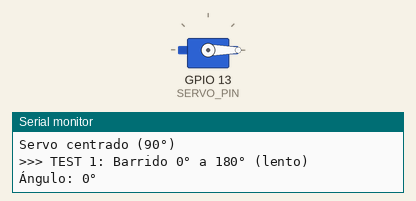
The sketch below on a simulated ESP32. Parts: servo, the last lines printed to the serial monitor.

Above: at 4.15 s.
At 20.5 s:
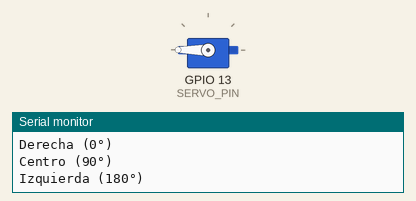
At 23.86 s:
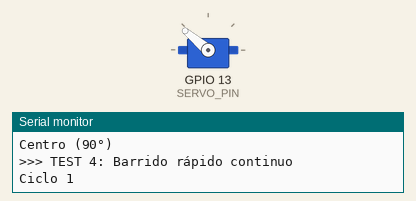
At 26.8 s:
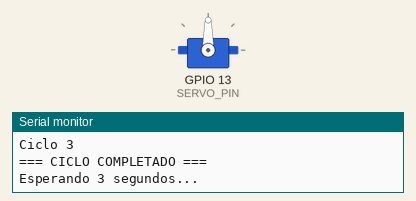
Timing chart, 0 to 40.0 s (numbered marks = the images above):
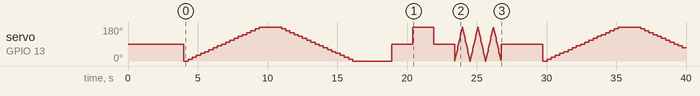

The sketch:

test_servo.ino
```cpp
/*
 * TEST 5: SERVOMOTOR
 * ==================
 * Prueba simple del servomotor (SG90 o similar)
 * Movimiento de 0° a 180° para el sensor ultrasónico
 *
 * CONEXIONES:
 * Servo Cable Naranja (Señal) -> GPIO 13
 * Servo Cable Rojo (VCC)      -> 5V
 * Servo Cable Marrón (GND)    -> GND
 *
 * NOTA IMPORTANTE:
 * - El servo puede consumir hasta 500mA
 * - Si el ESP32 se reinicia, usar fuente externa para el servo
 * - Conectar GND común entre ESP32 y fuente externa
 *
 * INSTRUCCIONES:
 * 1. Conectar servo según diagrama
 * 2. Subir código al ESP32
 * 3. Abrir Serial Monitor a 115200 baud
 * 4. Observar movimientos del servo
 */

#include <ESP32Servo.h>

// Pin del servo
#define SERVO_PIN 13

// Crear objeto servo
Servo miServo;

void setup() {
  Serial.begin(115200);
  delay(1000);

  Serial.println("===========================");
  Serial.println("TEST SERVOMOTOR");
  Serial.println("===========================");

  // Configurar servo
  miServo.attach(SERVO_PIN, 500, 2400); // Pin, min pulse, max pulse

  Serial.println("Servo conectado en GPIO 13");
  Serial.println("Iniciando pruebas...\n");
  delay(2000);

  // Centrar servo al inicio
  miServo.write(90);
  Serial.println("Servo centrado (90°)");
  delay(1000);
}

void loop() {
  // TEST 1: Barrido completo lento
  Serial.println("\n>>> TEST 1: Barrido 0° a 180° (lento)");
  for (int angulo = 0; angulo <= 180; angulo += 10) {
    miServo.write(angulo);
    Serial.print("Ángulo: ");
    Serial.print(angulo);
    Serial.println("°");
    delay(300);
  }
  delay(1000);

  // TEST 2: Barrido inverso lento
  Serial.println("\n>>> TEST 2: Barrido 180° a 0° (lento)");
  for (int angulo = 180; angulo >= 0; angulo -= 10) {
    miServo.write(angulo);
    Serial.print("Ángulo: ");
    Serial.print(angulo);
    Serial.println("°");
    delay(300);
  }
  delay(1000);

  // TEST 3: Posiciones clave
  Serial.println("\n>>> TEST 3: Posiciones clave");

  Serial.println("Derecha (0°)");
  miServo.write(0);
  delay(1500);

  Serial.println("Centro (90°)");
  miServo.write(90);
  delay(1500);

  Serial.println("Izquierda (180°)");
  miServo.write(180);
  delay(1500);

  Serial.println("Centro (90°)");
  miServo.write(90);
  delay(1500);

  // TEST 4: Barrido rápido
  Serial.println("\n>>> TEST 4: Barrido rápido continuo");
  for (int i = 0; i < 3; i++) {
    Serial.print("Ciclo ");
    Serial.println(i + 1);

    for (int angulo = 0; angulo <= 180; angulo += 5) {
      miServo.write(angulo);
      delay(15);
    }

    for (int angulo = 180; angulo >= 0; angulo -= 5) {
      miServo.write(angulo);
      delay(15);
    }
  }

  // Centrar y pausar
  miServo.write(90);
  Serial.println("\n=== CICLO COMPLETADO ===");
  Serial.println("Esperando 3 segundos...\n");
  delay(3000);
}
```

Measured:
- by itself, servo on GPIO 13 (SERVO_PIN): 90° → 0° at 4.0 s, → 10° 0.30 s later, → 20° 0.30 s later, → 30° 0.30 s later, … (182 changes in this stretch)
